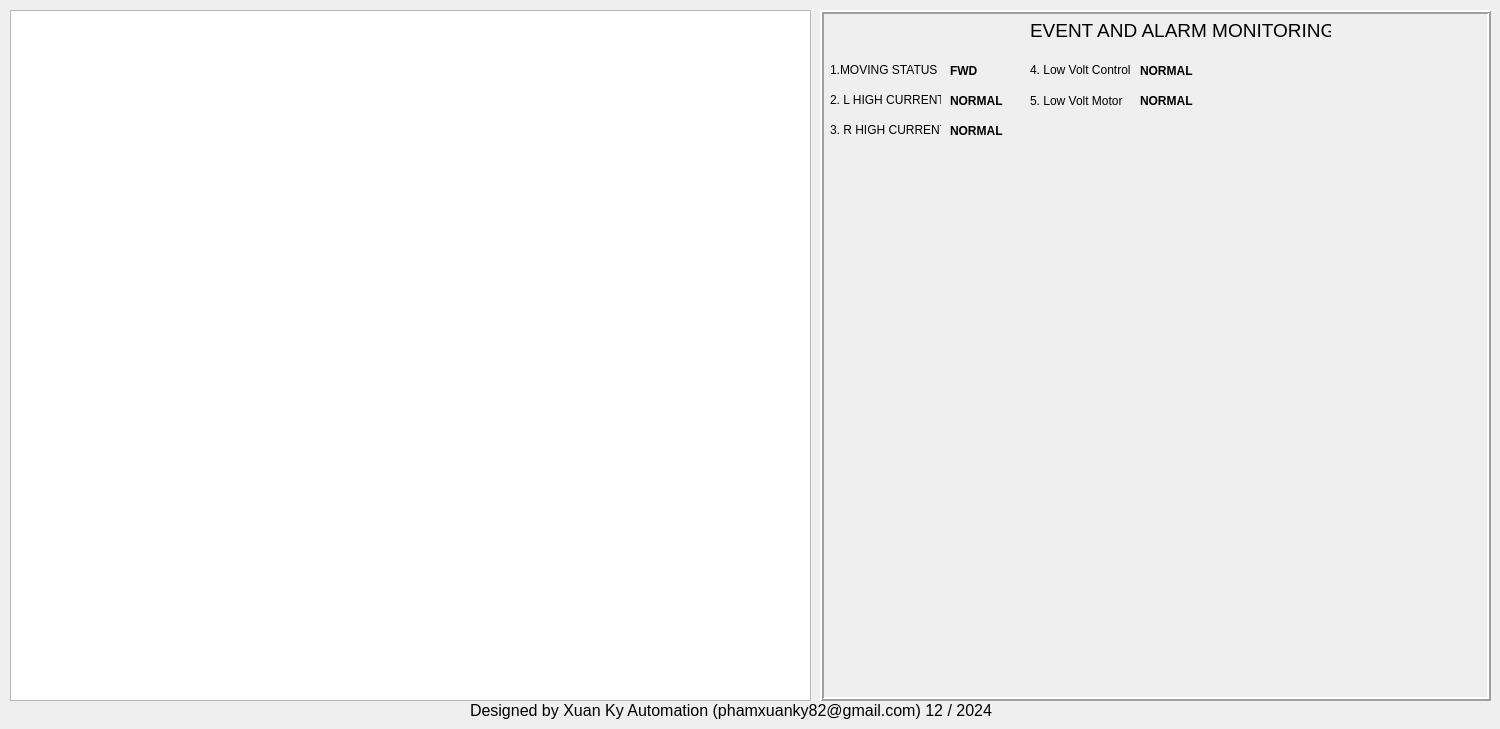
    <widget class="QWidget" name="tab_2">
     <attribute name="title">
      <string>Data_AlarmMonitor</string>
     </attribute>
     <widget class="QTableView" name="tableView">
      <property name="geometry">
       <rect>
        <x>10</x>
        <y>10</y>
        <width>801</width>
        <height>691</height>
       </rect>
      </property>
     </widget>
     <widget class="QFrame" name="frame_4">
      <property name="geometry">
       <rect>
        <x>820</x>
        <y>10</y>
        <width>671</width>
        <height>691</height>
       </rect>
      </property>
      <property name="frameShape">
       <enum>QFrame::Box</enum>
      </property>
      <property name="frameShadow">
       <enum>QFrame::Raised</enum>
      </property>
      <property name="lineWidth">
       <number>2</number>
      </property>
      <widget class="QLabel" name="label_29">
       <property name="geometry">
        <rect>
         <x>10</x>
         <y>80</y>
         <width>111</width>
         <height>20</height>
        </rect>
       </property>
       <property name="text">
        <string>2. L HIGH CURRENT</string>
       </property>
      </widget>
      <widget class="QLabel" name="label_31">
       <property name="geometry">
        <rect>
         <x>210</x>
         <y>50</y>
         <width>111</width>
         <height>20</height>
        </rect>
       </property>
       <property name="text">
        <string>4. Low Volt Control</string>
       </property>
      </widget>
      <widget class="QLabel" name="label_30">
       <property name="geometry">
        <rect>
         <x>10</x>
         <y>110</y>
         <width>111</width>
         <height>20</height>
        </rect>
       </property>
       <property name="text">
        <string>3. R HIGH CURRENT</string>
       </property>
      </widget>
      <widget class="QLabel" name="lbl_lowvolt_ctr">
       <property name="geometry">
        <rect>
         <x>320</x>
         <y>50</y>
         <width>91</width>
         <height>21</height>
        </rect>
       </property>
       <property name="font">
        <font>
         <bold>true</bold>
        </font>
       </property>
       <property name="text">
        <string>NORMAL</string>
       </property>
      </widget>
      <widget class="QLabel" name="lbl_Rhighcurrent">
       <property name="geometry">
        <rect>
         <x>130</x>
         <y>110</y>
         <width>81</width>
         <height>21</height>
        </rect>
       </property>
       <property name="font">
        <font>
         <bold>true</bold>
        </font>
       </property>
       <property name="text">
        <string>NORMAL</string>
       </property>
      </widget>
      <widget class="QLabel" name="label_32">
       <property name="geometry">
        <rect>
         <x>210</x>
         <y>80</y>
         <width>111</width>
         <height>21</height>
        </rect>
       </property>
       <property name="text">
        <string>5. Low Volt Motor</string>
       </property>
      </widget>
      <widget class="QLabel" name="label_38">
       <property name="geometry">
        <rect>
         <x>210</x>
         <y>10</y>
         <width>301</width>
         <height>20</height>
        </rect>
       </property>
       <property name="font">
        <font>
         <pointsize>14</pointsize>
        </font>
       </property>
       <property name="text">
        <string>EVENT AND ALARM MONITORING</string>
       </property>
      </widget>
      <widget class="QLabel" name="lbl_Lhighcurrent">
       <property name="geometry">
        <rect>
         <x>130</x>
         <y>80</y>
         <width>81</width>
         <height>21</height>
        </rect>
       </property>
       <property name="font">
        <font>
         <bold>true</bold>
        </font>
       </property>
       <property name="text">
        <string>NORMAL</string>
       </property>
      </widget>
      <widget class="QLabel" name="lbl_carmove2">
       <property name="geometry">
        <rect>
         <x>130</x>
         <y>50</y>
         <width>91</width>
         <height>21</height>
        </rect>
       </property>
       <property name="font">
        <font>
         <bold>true</bold>
        </font>
       </property>
       <property name="text">
        <string>FWD</string>
       </property>
      </widget>
      <widget class="QLabel" name="label_28">
       <property name="geometry">
        <rect>
         <x>10</x>
         <y>50</y>
         <width>111</width>
         <height>20</height>
        </rect>
       </property>
       <property name="text">
        <string>1.MOVING STATUS</string>
       </property>
      </widget>
      <widget class="QLabel" name="lbl_lowvolt_motor">
       <property name="geometry">
        <rect>
         <x>320</x>
         <y>80</y>
         <width>91</width>
         <height>21</height>
        </rect>
       </property>
       <property name="font">
        <font>
         <bold>true</bold>
        </font>
       </property>
       <property name="text">
        <string>NORMAL</string>
       </property>
      </widget>
     </widget>
     <widget class="QLabel" name="label_46">
      <property name="geometry">
       <rect>
        <x>470</x>
        <y>700</y>
        <width>551</width>
        <height>20</height>
       </rect>
      </property>
      <property name="font">
       <font>
        <pointsize>12</pointsize>
       </font>
      </property>
      <property name="text">
       <string>Designed by Xuan Ky Automation (phamxuanky82@gmail.com) 12 / 2024</string>
      </property>
     </widget>
    </widget>
